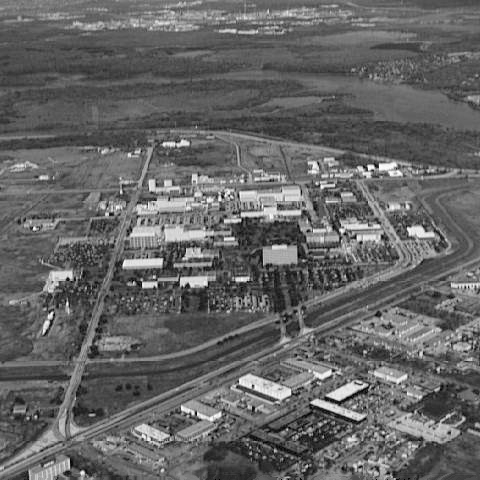
%> input picture Codes/CH05/figure5_25/Fig0525(a)(aerial_view_no_turb).tif, 480 x 480 px
$ octave figure5_25.m   (GNU Octave 9; MATLAB toolbox functions it lacks are replaced by stand-ins)
%> lines starting %> are read from the running program, lines starting %| are printed output that depends on the picture
% Gonzalez (3rd ed) figure 5.25

src_img = im2double(imread('Fig0525(a)(aerial_view_no_turb).tif'));
%> src_img: size 480x480 double; min 0, max 0.996, mean 0.397
SRC_IMG = fftshift(fft2(src_img));

S_H = filter_generator(0.0025,size(src_img));
%> after the loop in filter_generator, `for i = 1:sz(1)`:
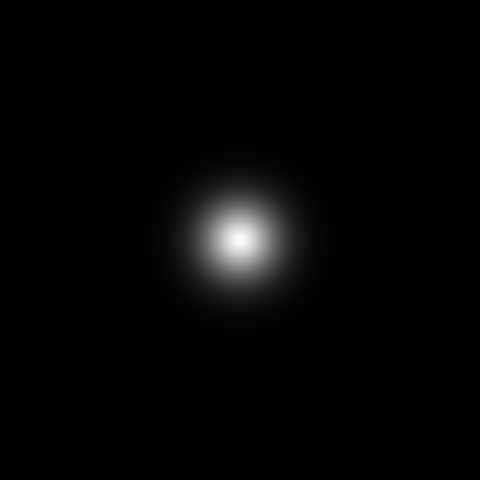
%> out_filter: size 480x480 double; min 1.35e-18, max 0.999, mean 0.0199
S_DEST_IMG = SRC_IMG.* S_H;
s_dest_img = abs(ifft2(S_DEST_IMG));
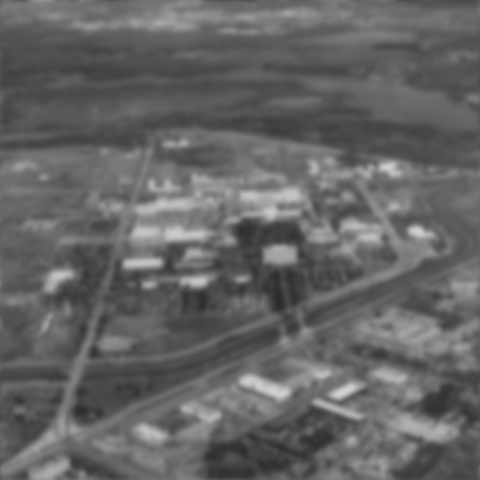
%> s_dest_img: size 480x480 double; min 0.173, max 0.827, mean 0.396

M_H = filter_generator(0.001,size(src_img));
%> call 2 of filter_generator, with k = 0.001, sz = [480 480]
%> after the loop in filter_generator (call 2), `for i = 1:sz(1)`:
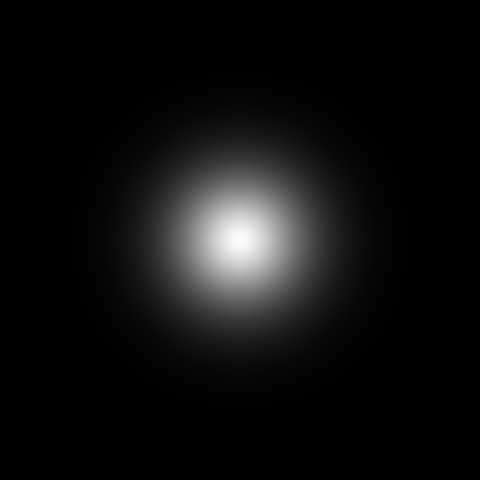
%> out_filter: size 480x480 double; min 7.12e-08, max 0.999, mean 0.0598
M_DEST_IMG = SRC_IMG.* M_H;
m_dest_img = abs(ifft2(M_DEST_IMG));

L_H = filter_generator(0.00025,size(src_img));
%> call 3 of filter_generator, with k = 0.00025, sz = [480 480]
%> after the loop in filter_generator (call 3), `for i = 1:sz(1)`:
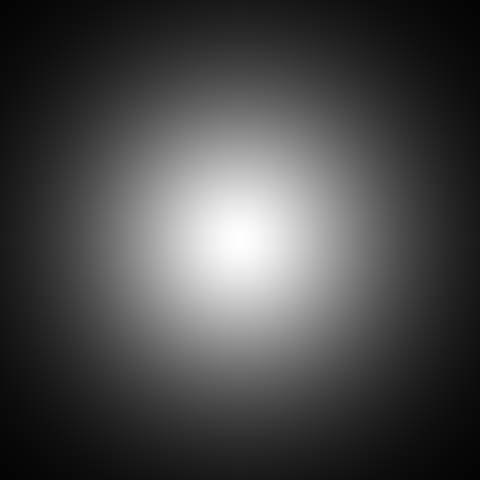
%> out_filter: size 480x480 double; min 0.0163, max 1, mean 0.286
L_DEST_IMG = SRC_IMG.* L_H;
l_dest_img = abs(ifft2(L_DEST_IMG));

figure,
subplot(2,2,1),imshow(src_img,[]),title('Original image');
subplot(2,2,2),imshow(s_dest_img,[]),title('Severe turbulence');
subplot(2,2,3),imshow(m_dest_img,[]),title('Mile turbulence');
subplot(2,2,4),imshow(l_dest_img,[]),title('Low turbulence');

%deblur = abs(ifft2(S_DEST_IMG./S_H));
%figure,imshow(deblur,[]);

function out_filter = filter_generator(k,sz)

  out_filter = zeros(sz);
  for i = 1:sz(1)
    for j = 1:sz(2)
      m = i - (sz(1)+1)/2;
      n = j - (sz(2)+1)/2;
      out_filter(i,j) = exp(-k*(m^2+n^2)^(5/6));
    end
  end
end
